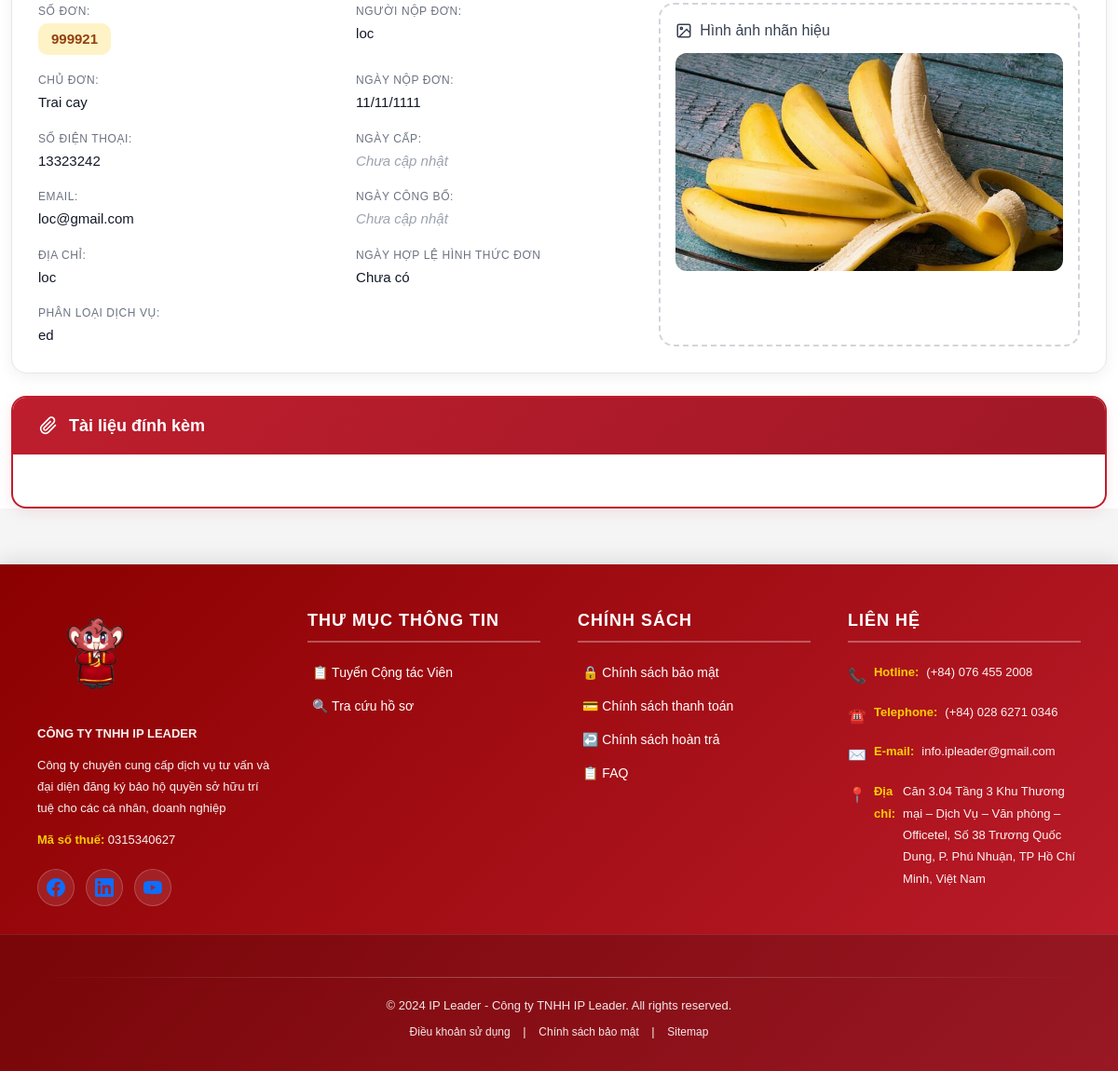
/trademark/27/ (lower part), run on an earlier commit of the app's database.
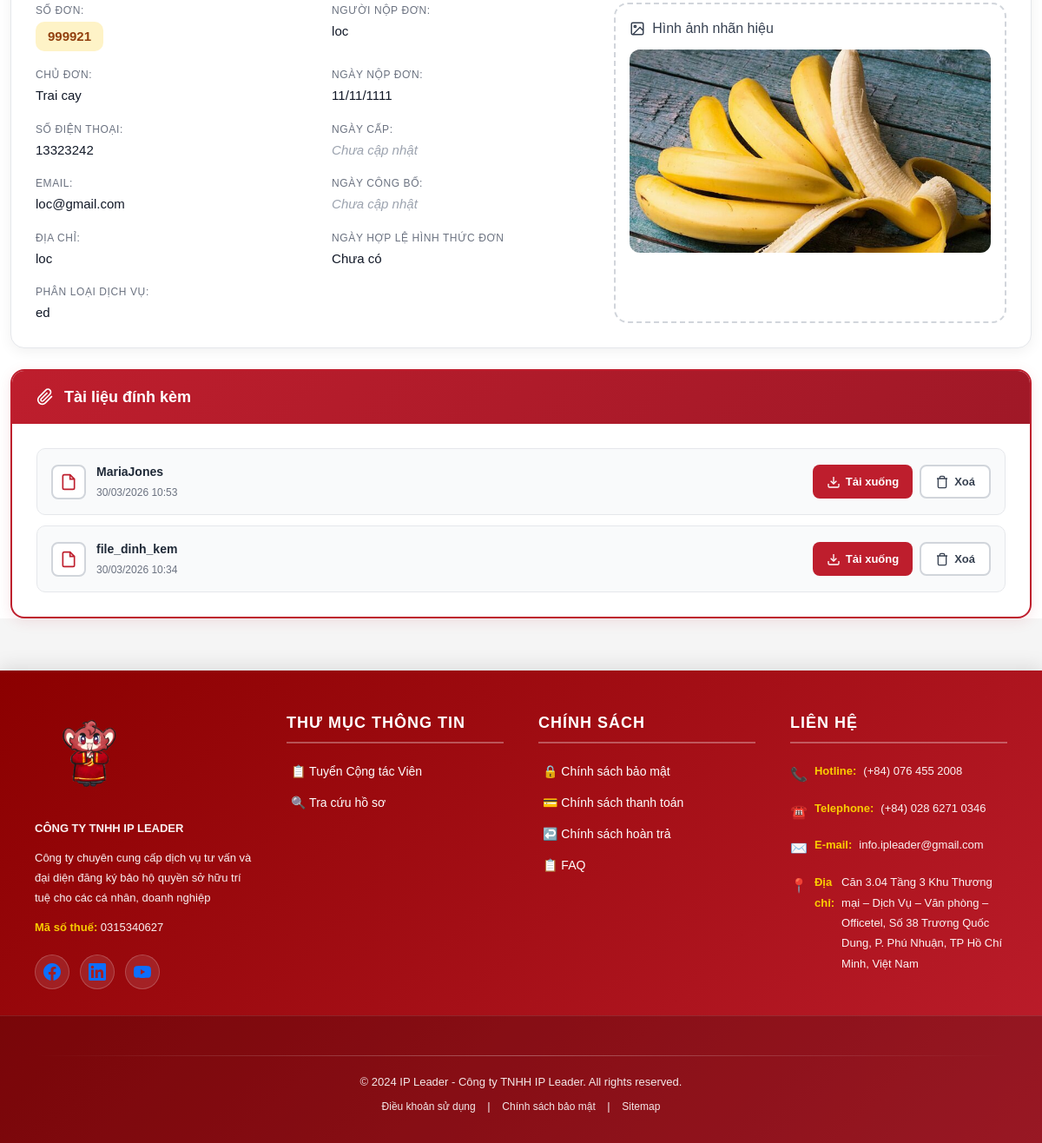
And on a later commit of the database.
### ipshieldapp/models.py (models this page shows, shortened)
class TrademarkService(models.Model):
    contract = models.ForeignKey(
        Contract,
        on_delete=models.CASCADE,
        related_name='trademarks'
    )
    applicant = models.CharField(
        max_length=255,
        blank=True,
        null=True,
        verbose_name='Người nộp đơn'
    )
    address = models.CharField(
        max_length=255,
        blank=True,
        null=True,
        verbose_name='Địa chỉ'
    )
    email = models.EmailField(
        blank=True,
        null=True,
        verbose_name='Email'
    )
    phone = models.CharField(
        max_length=20,
        validators=[phone_validator],
        blank=True,
        null=True,
        verbose_name='Số điện thoại'
    )
    app_no = models.CharField(
        max_length=50,
        unique=True,
        blank=True,
        null=True,
        verbose_name='Số đơn'
    )
    filing_date = models.DateField(
        blank=True,
        null=True,
        verbose_name='Ngày nộp đơn'
    )
    trademark_name = models.CharField(
        max_length=255,
        blank=True,
        null=True,
        verbose_name='Tên nhãn hiệu'
    )
    trademark_image = models.ImageField(
        upload_to='images/trademark/',
        blank=True,
        null=True,
        verbose_name='Hình ảnh nhãn hiệu'
    )
    classification = models.TextField(
        blank=True,
        null=True,
        verbose_name='Nhóm sản phẩm/dịch vụ'
    )
    publish_date = models.DateField(
        blank=True,
        null=True,
        verbose_name='Ngày công bố'
    )
    valid_date = models.DateField(
        blank=True,
        null=True,
        verbose_name='Ngày hợp lệ hóa đơn',
        help_text='Ngày đơn được xác nhận hợp lệ'
    )
    decision_date = models.DateField(
        blank=True,
        null=True,
        verbose_name='Ngày cấp'
    )
    certificates = GenericRelation(
        Certificate,
        related_query_name='trademark'
    )
    class Meta:
        verbose_name = 'Nhãn hiệu'
        verbose_name_plural = 'Nhãn hiệu'

class Contract(models.Model):
    SERVICE_TYPE_CHOICES = (
        ('nhanhieu', 'Đăng ký nhãn hiệu'),
        ('banquyen', 'Bản quyền tác giả'),
        ('dkkd', 'Đăng ký kinh doanh'),
        ('dautu', 'Đăng ký đầu tư'),
        ('khac', 'Dịch vụ khác'),
    )
    CONTRACT_STATUS_CHOICES = (
        ('pending', 'Đang chờ xử lý'),
        ('processing', 'Đang xử lý'),
        ('completed', 'Hoàn thành'),
        ('paused', 'Ngưng'),
    )
    PAYMENT_TYPE_CHOICES = (
        ('full', 'Trả dứt điểm'),
        ('installment', 'Trả nhiều đợt'),
    )
    customer = models.ForeignKey(
        Customer,
        on_delete=models.CASCADE,
        related_name='contracts'
    )
    service_type = models.CharField(
        max_length=50,
        choices=SERVICE_TYPE_CHOICES
    )
    contract_no = models.CharField(max_length=50, unique=True)
    contract_value = models.DecimalField(
        max_digits=15,
        decimal_places=0,
        verbose_name='Giá trị hợp đồng'
    )
    payment_type = models.CharField(
        max_length=20,
        choices=PAYMENT_TYPE_CHOICES,
        verbose_name='Hình thức thanh toán'
    )
    prepaid_amount = models.DecimalField(
        max_digits=15,
        decimal_places=0,
        default=0,
        verbose_name='Số tiền trả trước'
    )
    payment_date = models.DateField(
        blank=True,
        null=True,
        verbose_name='Ngày thanh toán'
    )
    number_of_installments = models.PositiveIntegerField(
        default=1,
        verbose_name='Số đợt trả góp',
        help_text='Số lần trả góp (áp dụng khi chọn trả nhiều đợt)'
    )
    installment_interval_days = models.PositiveIntegerField(
        default=30,
        verbose_name='Khoảng cách giữa các đợt (ngày)',
        help_text='Số ngày giữa mỗi lần trả góp'
    )
    status = models.CharField(
        max_length=20,
        choices=CONTRACT_STATUS_CHOICES,
        default='pending'
    )
    created_at = models.DateTimeField(auto_now_add=True)
    updated_at = models.DateTimeField(default=timezone.now)
    class Meta:
        verbose_name = 'Hợp đồng'
        verbose_name_plural = 'Hợp đồng'
        indexes = [
            models.Index(fields=['contract_no']),
            models.Index(fields=['customer', 'status']),
            models.Index(fields=['created_at']),
        ]
    def __init__(self, *args, **kwargs):
        super().__init__(*args, **kwargs)
        self._original_status = self.status

class Customer(models.Model):
    CUSTOMER_TYPE_CHOICES = (
        ('personal', 'Cá nhân'),
        ('company', 'Doanh nghiệp'),
    )
    CUSTOMER_STATUS_CHOICES = (
        ('approved', 'Chờ duyệt'),
        ('pending', 'Đang xử lý'),
        ('completed', 'Hoàn tất'),
    )
    customer_type = models.CharField(
        max_length=20,
        choices=CUSTOMER_TYPE_CHOICES,
        default='personal',
        verbose_name='Loại khách hàng'
    )
    status = models.CharField(
        max_length=20,
        choices=CUSTOMER_STATUS_CHOICES,
        default='approved',
        verbose_name='Trạng thái'
    )
    customer_code = models.CharField(
        max_length=50,
        unique=True,
        verbose_name='Mã khách hàng'
    )
    name = models.CharField(
        max_length=255,
        verbose_name='Tên khách hàng'
    )
    address = models.CharField(
        max_length=255,
        verbose_name='Địa chỉ'
    )
    phone = models.CharField(
        max_length=20,
        validators=[phone_validator],
        verbose_name='Số điện thoại'
    )
    email = models.EmailField(
        verbose_name='Email'
    )
    cccd = models.CharField(
        max_length=20,
        validators=[number_validator],
        blank=True,
        null=True,
        verbose_name='Số CCCD'
    )
    tax_code = models.CharField(
        max_length=20,
        validators=[number_validator],
        blank=True,
        null=True,
        verbose_name='Mã số thuế'
    )
    manager = models.CharField(
        max_length=255,
        verbose_name='Người phụ trách'
    )
    position = models.CharField(
        max_length=100,
        verbose_name='Chức danh'
    )
    note = models.TextField(
        blank=True,
        null=True,
        verbose_name='Ghi chú'
    )
    created_at = models.DateTimeField(
        auto_now_add=True,
        verbose_name='Ngày tạo'
    )
    class Meta:
        verbose_name = 'Khách hàng'
        verbose_name_plural = 'Khách hàng'
    password = models.CharField(
        max_length=128,
        blank=True,
        null=True,
        verbose_name='Mật khẩu'
    )
    last_login = models.DateTimeField(
        null=True,
        blank=True,
        verbose_name='Lần đăng nhập cuối'
    )
    avatar = models.ImageField(
        upload_to='images/avatars/',
        blank=True,
        null=True,
        verbose_name='Ảnh đại diện'
    )

class Certificate(models.Model):
    content_type = models.ForeignKey(
        ContentType,
        on_delete=models.CASCADE,
        verbose_name='Loại đối tượng'
    )
    object_id = models.PositiveIntegerField(verbose_name='ID đối tượng')
    content_object = GenericForeignKey('content_type', 'object_id')
    certificate_file = models.FileField(
        upload_to='images/certificates/',
        verbose_name='File chứng nhận'
    )
    file = models.FileField(
        upload_to='images/certificates/',
        verbose_name='File đính kèm'
    )
    name = models.CharField(
        max_length=255,
        blank=True,
        verbose_name='Tên file'
    )
    description = models.CharField(
        max_length=255,
        blank=True,
        verbose_name='Mô tả'
    )
    uploaded_at = models.DateTimeField(
        auto_now_add=True,
        verbose_name='Ngày tải lên'
    )
    class Meta:
        verbose_name = 'Tài liệu đính kèm'
        verbose_name_plural = 'Tài liệu đính kèm'
        ordering = ['-uploaded_at']
        indexes = [
            models.Index(fields=['content_type', 'object_id']),
        ]

### ipshieldapp/views.py (the view)
# urls.py: path('trademark/<int:trademark_id>/', views.trademark_detail, name='trademark_detail'),
def trademark_detail(request, trademark_id):
    trademark = get_object_or_404(TrademarkService, id=trademark_id)
    return render(request, 'trademark_detail.html', {'trademark': trademark, 'contract': trademark.contract})

### templates/trademark_detail.html (shortened to what this page needs)
{% extends 'base.html' %}
{% block body_block %}
  {% load static %}
  <div class="container mt-4">
    <div class="info-card mb-4">
      <div class="card-body">
        <div class="row">
          <div class="col-md-7">
            <div class="detail-grid-compact">
              <div class="detail-row">
                <span class="detail-label">Số đơn:</span>
                <span class="detail-value highlight">{{ trademark.app_no }}</span>
              </div>
              <div class="detail-row">
                <span class="detail-label">Người nộp đơn:</span>
                <span class="detail-value">{{ trademark.applicant }}</span>
              </div>
              <div class="detail-row">
                <span class="detail-label">Chủ đơn:</span>
                <span class="detail-value">{{ contract.customer.name }}</span>
              </div>
              <div class="detail-row">
                <span class="detail-label">Ngày nộp đơn:</span>
                <span class="detail-value">{{ trademark.filing_date|date:'d/m/Y' }}</span>
              </div>
              <div class="detail-row">
                <span class="detail-label">Số điện thoại:</span>
                <span class="detail-value">{{ trademark.phone }}</span>
              </div>
              <div class="detail-row">
                <span class="detail-label">Ngày cấp:</span>
                <span class="detail-value">
                  {% if trademark.decision_date %}
                    {{ trademark.decision_date|date:'d/m/Y' }}
                  {% else %}
                    <span class="text-muted">Chưa cập nhật</span>
                  {% endif %}
                </span>
              </div>
              <div class="detail-row">
                <span class="detail-label">Email:</span>
                <span class="detail-value">{{ trademark.email }}</span>
              </div>
              <div class="detail-row">
                <span class="detail-label">Ngày công bố:</span>
                <span class="detail-value">
                  {% if trademark.publish_date %}
                    {{ trademark.publish_date|date:'d/m/Y' }}
                  {% else %}
                    <span class="text-muted">Chưa cập nhật</span>
                  {% endif %}
                </span>
              </div>
              <div class="detail-row">
                <span class="detail-label">Địa chỉ:</span>
                <span class="detail-value">{{ trademark.address }}</span>
              </div>
              <div class="detail-row">
                <span class="detail-label">Ngày hợp lệ hình thức đơn</span>
                <span class="detail-value">{{ s.valid_date|date:'d/m/Y'|default:'Chưa có' }}</span>
              </div>
              <div class="detail-row">
                <span class="detail-label">Phân loại dịch vụ:</span>
                <span class="detail-value">{{ trademark.classification }}</span>
              </div>
            </div>
          </div>
          <div class="col-md-5">
            <div class="image-section">
              <div class="image-label">
                <svg width="18" height="18" viewBox="0 0 24 24" fill="none" stroke="currentColor" stroke-width="2">
                  <rect x="3" y="3" width="18" height="18" rx="2"></rect>
                  <circle cx="8.5" cy="8.5" r="1.5"></circle>
                  <polyline points="21 15 16 10 5 21"></polyline>
                </svg>
                <span>Hình ảnh nhãn hiệu</span>
              </div>
              {% if trademark.trademark_image %}
                <div class="image-wrapper">
                  <img src="{{ trademark.trademark_image.url }}" alt="Trademark Image" class="trademark-image" />
                </div>
              {% endif %}
            </div>
          </div>
        </div>
      </div>
    </div>
    {% if trademark.certificates %}
      <div class="card mb-4 download-card">
        <div class="card-header">
          <svg width="20" height="20" viewBox="0 0 24 24" fill="none" stroke="currentColor" stroke-width="2">
            <path d="M21.44 11.05l-9.19 9.19a6 6 0 0 1-8.49-8.49l9.19-9.19a4 4 0 0 1 5.66 5.66l-9.2 9.19a2 2 0 0 1-2.83-2.83l8.49-8.48"></path>
          </svg>
          <h5 class="mb-0">Tài liệu đính kèm</h5>
        </div>
        <div class="card-body">
          {% for cert in trademark.certificates.all %}
            <div class="attachment-item">
              <div class="attachment-info">
                <div class="attachment-icon">
                  <svg width="20" height="20" viewBox="0 0 24 24" fill="none" stroke="currentColor" stroke-width="2">
                    <path d="M14 2H6a2 2 0 0 0-2 2v16a2 2 0 0 0 2 2h12a2 2 0 0 0 2-2V8z"></path>
                    <polyline points="14 2 14 8 20 8"></polyline>
                  </svg>
                </div>
                <div class="attachment-details">
                  <strong class="attachment-name">{{ cert.name|default:'Giấy đăng ký kinh doanh' }}</strong>
                  <small class="attachment-date">{{ cert.uploaded_at|date:'d/m/Y H:i' }}</small>
                </div>
              </div>
              <div class="attachment-actions">
                <a href="{{ cert.file.url }}" class="btn-attachment download" download>
                  <svg width="16" height="16" viewBox="0 0 24 24" fill="none" stroke="currentColor" stroke-width="2">
                    <path d="M21 15v4a2 2 0 0 1-2 2H5a2 2 0 0 1-2-2v-4"></path>
                    <polyline points="7 10 12 15 17 10"></polyline>
                    <line x1="12" y1="15" x2="12" y2="3"></line>
                  </svg>Tải xuống
                </a>
                <a href="{% url 'delete_certificate' cert.id %}" onclick="return confirm('Xoá file này?');" class="btn-attachment delete">
                  <svg width="16" height="16" viewBox="0 0 24 24" fill="none" stroke="currentColor" stroke-width="2">
                    <polyline points="3 6 5 6 21 6"></polyline>
                    <path d="M19 6v14a2 2 0 0 1-2 2H7a2 2 0 0 1-2-2V6m3 0V4a2 2 0 0 1 2-2h4a2 2 0 0 1 2 2v2"></path>
                  </svg>Xoá
                </a>
              </div>
            </div>
          {% endfor %}
        </div>
      </div>
    {% endif %}
  </div>
{% endblock %}

What changed in the data, as far as the page shows it:
added Certificate: name "MariaJones", uploaded_at "30/03/2026 10:53"
added Certificate: name "file_dinh_kem", uploaded_at "30/03/2026 10:34"
